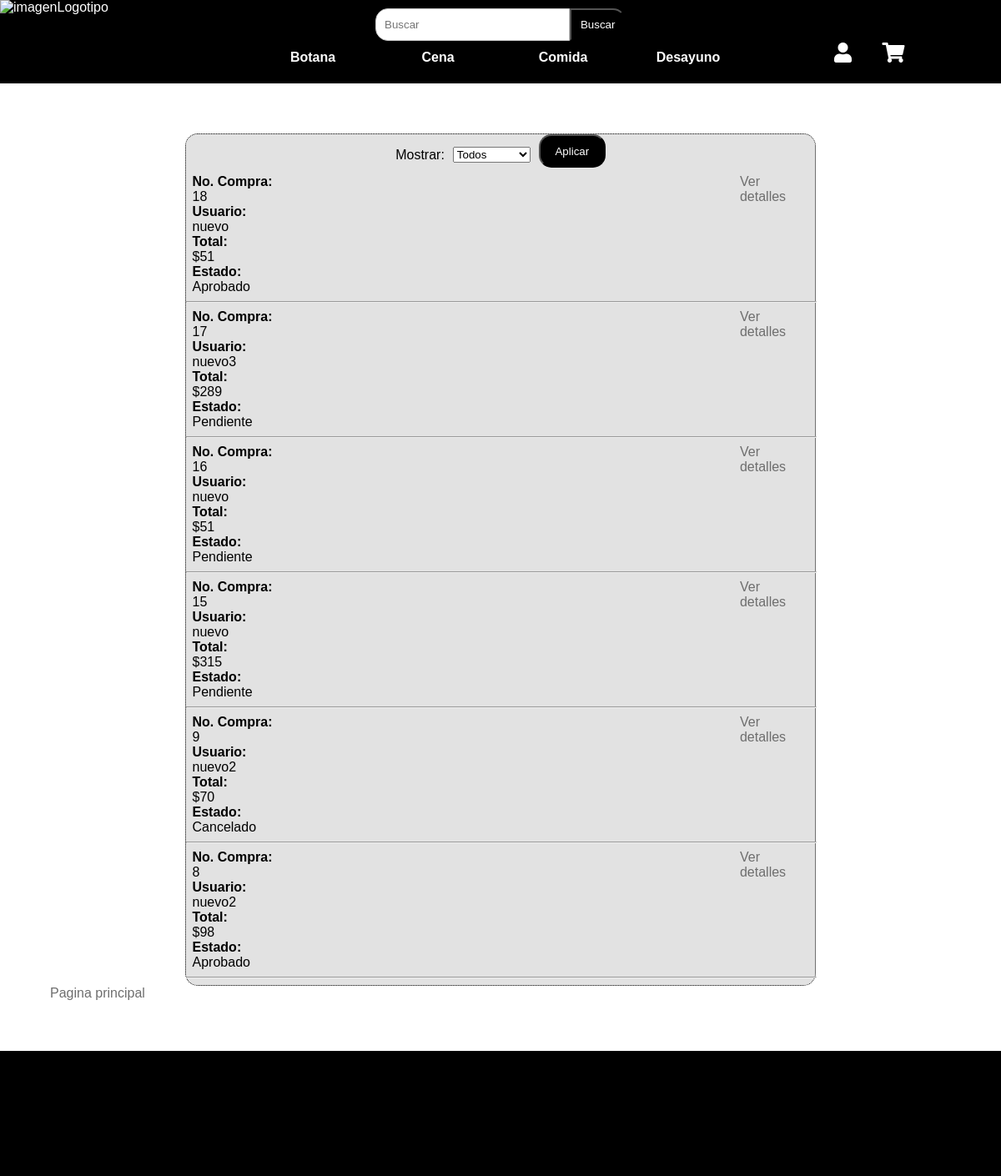
The app's page /tienda/verCompras.php (signed in) with its own data.
### tables this page shows
CREATE TABLE `tipos` (
  `tipo` varchar(15) NOT NULL COMMENT 'Desayuno, postre etc'
);

CREATE TABLE `compra` (
  `numCompra` int(11) NOT NULL COMMENT 'Clave primaria',
  `idUsuario` int(11) NOT NULL,
  `idDireccion` int(11) NOT NULL,
  `precioTotal` int(11) NOT NULL,
  `aprobado` tinyint(1) DEFAULT NULL
);

CREATE TABLE `usuarios` (
  `idUsuario` int(11) NOT NULL COMMENT 'Clave primaria',
  `contrasenia` varchar(25) NOT NULL,
  `tipo` varchar(15) NOT NULL COMMENT 'Indica el tipo de usuario',
  `nombre` varchar(20) NOT NULL,
  `apellidoPaterno` varchar(20) NOT NULL,
  `correo` varchar(30) NOT NULL,
  `telefono` varchar(12) NOT NULL,
  `usuario` varchar(20) NOT NULL
);

### tienda/verCompras.php (the view, shortened to what this page needs)
<?php
    include("funciones.php");
    $conn = conectarBD();
?>
<!DOCTYPE html>
<html lang="en">
<head>
    <?php
        relacionesEstiloBarra();
        relacionesFormulario();
        relacionesProducto();
        relacionesSeccionDL();
    ?>
</head>
<body>
<?php
    encabezado();
?>
    <div class="contenidoPagina">
        <section class='seccion'>
        <form style="display: flex; flex-flow:row; justify-content:center; height:40px; " method="get" action="verCompras.php">
            <p>Mostrar:</p>
            <select style="height:fit-content; margin:15px 10px" name="mostrar" id="mostrar">
                <option value="Todos">Todos</option>
            </select>
            <input style="margin: 0;" class="enviar" type="submit" value="Aplicar">
        </form>
        <?php
            $condicion="";
            if($_SESSION["tipo"]=="Administrador")
                $qry = "select c.numCompra, c.precioTotal, c.aprobado, u.usuario
                        from compra as c inner join usuarios as u where c.idUsuario=u.idUsuario $condicion order by c.numCompra DESC";
            else
                $qry = "select numCompra, precioTotal, aprobado from compra where idUsuario=".$_SESSION["idUsuario"]." $condicion order by numCompra DESC";
            $compras = mysqli_query($conn,$qry);
            if(mysqli_num_rows($compras)>0)
            {
                while($compra = mysqli_fetch_array($compras))
                {
                    echo"
                    <div class='datosLiga'>
                        <div class='datos'>
                            <h4>No. Compra: </h4>".$compra["numCompra"];
                        if($_SESSION["tipo"]=="Administrador")
                            echo"
                            <h4>Usuario: </h4>".$compra["usuario"];
                            echo"
                            <h4>Total: </h4>$".$compra["precioTotal"];
                        if($compra["aprobado"]==-1)
                            echo"<h4>Estado: </h4> Pendiente";
                        else
                            if($compra["aprobado"]==0)
                                echo"<h4>Estado: </h4> Cancelado";
                            else
                                echo"<h4>Estado: </h4> Aprobado";
                        echo"
                        </div>
                        <div class='ligas'>";
                            echo" <a class='liga' href='detalleCompra.php?idC=".$compra["numCompra"]."'>Ver detalles</a>";
                        echo"
                        </div>
                    </div>
                    <hr>";
                }
            }
            else
            echo "<p>Aun no hay compras</p>";
        ?>
        </section>
        <a class='liga' href="principal.php">Pagina principal</a>
    </div>
    <?php
        footer();
    ?>
</body>
</html>

### tienda/funciones.php (shortened to what this page needs)
<?php
	function encabezado()
	{
		$conn=conectarBD();
		$barra="<div id='encabezado'>
			<img id='logo' src='logo.jpeg' alt='imagenLogotipo'>
			<div id='seccionMedia'>
				<form class='formulario' method='get' action='busqueda.php' onsubmit='return validaDatos()'>
					<div class='campoB'>
						<div>
							<input class='texto' type='text' placeholder='Buscar' id='buscar' name='buscar'>
							<input class='enviar' type='submit' value='Buscar'>
						</div>
					</div>
				</form>
				<nav id='menuNav'>";
				$qry="select tipo from tipos";
				$res = mysqli_query($conn,$qry);
				if(mysqli_num_rows($res)>0)
				{
					while($reg = mysqli_fetch_array($res))
					{
						$barra=$barra."<a class='liga' href='busqueda.php?".$reg["tipo"]."=on&buscar=&b='aplicar'>".$reg["tipo"]."</a>";
					}
				}
			$barra=$barra."</nav>
			</div>
			<section id='espacioIconos'>
				<a id='cuenta' onmouseout='ocultaSM(\"subMenuC\")' onmouseover='mostrarSM(\"subMenuC\",\"cuenta\")' href='#'><i class='fas fa-user'></i></a>
				<a id='carrito' href='carrito.php'><i class='fas fa-shopping-cart'></i></a>
				<nav id='subMenuC' onmouseout='ocultaSM(\"subMenuC\")' onmouseover='mostrarSM(\"subMenuC\",\"cuenta\")'>
				";
				if(!isset($_SESSION["usuario"]))
					$barra=$barra."<a href='login.php'>Iniciar sesión</a>
								   <a href='registro.php'>Registrate</a>";
				else
				{
					$barra=$barra."<p>".$_SESSION["usuario"]."</p>
									<a href='verCompras.php'>Ver compras</a>
									<a href='configuraDatos.php'>Configuración</a>
								   <a href='logout.php'>Cerrar sesión</a>";
					if($_SESSION["tipo"]=="Administrador")
					{
						$barra=$barra."<a href='agregarProducto.php'>Agregar producto</a>";
						$barra=$barra."<a href='administrarCategorias.php'>Administrar categorias</a>";
						$barra=$barra."<a href='administrarPromociones.php'>Administrar promociones</a>";
					}
				}
				$barra = $barra . "</nav>
			</section>
		</div>
		<div id='difuminado'></div>";
		echo $barra;
	}
	?>
	<?php
	function footer()
	{
		echo"<div id='footer'></div>";
	}
	function relacionesEstiloBarra()
	{
		echo "<link href='css/all.css' rel='stylesheet'>";
		echo "<link href='elementos/formularios.css' rel='stylesheet'/>";
		echo "<link href='elementos/encabezado/encabezadoGeneral.css' rel='stylesheet'/>";
		echo "<link href='elementos/encabezado/encabezadoGrande.css' rel='stylesheet' media='screen and (min-width:981px)'/>";
		echo "<link href='elementos/encabezado/encabezadoMediano.css' rel='stylesheet' media='screen and (max-width: 980px)'/>";
	}
	function relacionesFormulario()
	{
		echo "<link href='css/all.css' rel='stylesheet'>";
		echo "<link href='elementos/formularios.css' rel='stylesheet'/>";
	}
	function relacionesSeccionDL()
	{
		echo "<link href='elementos/seccionDL.css' rel='stylesheet'/>";
	}
	function relacionesProducto()
	{
		echo "<link href='elementos/productos/productos.css' rel='stylesheet'/>";
		echo "<link href='elementos/productos/productosC.css' rel='stylesheet' media='screen and (max-width: 481px)'/>";
	}
	function conectarBD()
	{
		$c = mysqli_connect("localhost","root","","proyectotecweb");
		return $c;
	}
	?>

### tienda/css/all.css (style rules this page uses)
.fa, .fas, .far, .fal, .fad, .fab { -moz-osx-font-smoothing: grayscale; -webkit-font-smoothing: antialiased; display: inline-block; font-style: normal; font-variant: normal; text-rendering: auto; line-height: 1; }
.fa-shopping-cart:before { content: "\f07a"; }
.fa-user:before { content: "\f007"; }
.fa, .fas { font-family: 'Font Awesome 5 Free'; font-weight: 900; }

### tienda/elementos/formularios.css (style rules this page uses)
.contenidoPagina { margin:5%; font-family: poppins,sans-serif; min-height: 270px; }
.formulario { display: flex; flex-direction: column; }
.p, .campo, .liga, .campoC { width:40%; margin: 1% auto; color: rgb(110,110,110); }
.liga { text-decoration: none; }
.enviar { width:80px; margin:auto; padding:10px; border-radius:15px; background-color:black; color:white; }
.campoB { width: 50%; margin: auto; color: rgb(110,110,110); }
.campoB div { display: flex; }
.campoB .texto { box-sizing: border-box; width: 100%; padding:10px; border-radius: 15px 0px 0px 15px; border:1px solid rgb(200,200,200); }
.campoB .enviar { border-radius: 0px 15px 15px 0px; }

### tienda/elementos/encabezado/encabezadoGeneral.css (style rules this page uses)
body { margin:0px; min-height: 100vh; display: flex; flex-flow: column; }
#encabezado { font-family: poppins,sans-serif; position: absolute; width: 100%; height: 100px; z-index: 30; display: flex; justify-content: space-between; }
#logo { box-sizing: border-box; color: white; }
#seccionMedia { width: 50%; }
#seccionMedia form { margin-top: 10px; padding: auto; }
#menuNav { display: flex; flex-flow: row; justify-content: space-around; }
#menuNav .liga { text-align: center; border-radius: 5px; color: white; font-weight: bold; padding: 5px 10px; }
#espacioIconos { box-sizing: border-box; width: 200px; padding-top: 50px; }
#espacioIconos a { box-sizing: border-box; font-size: 1.5em; color: white; }
#carrito { margin-left: 16%; }
#difuminado { box-sizing: border-box; background-color: black; position: absolute; opacity: 20%; width: 100%; height: 100px; z-index: 20; }
#footer { display: block; background-color: black; width: 100%; height: 150px; margin-bottom: 0px; }

### tienda/elementos/encabezado/encabezadoGrande.css (style rules this page uses)
#encabezado { height: 100px; }
#logo { width: 200px; height: 100%; }
#seccionMedia { height: 100%; }
#espacioIconos { height: 100%; }

### tienda/elementos/productos/productos.css (style rules this page uses)
hr { width: 100%; }

### tienda/elementos/seccionDL.css (style rules this page uses)
.seccion { width: 70%; margin:auto; box-sizing: border-box; background-color:rgb(226, 226, 226); border: 1px dotted black; border-radius: 15px; }
.datosLiga { display: flex; margin: 1%; justify-content: space-between; }
.datos { width: 90%; }
.datos h4 { margin: 0px; }

### tienda/elementos/encabezado/encabezadoMediano.css (style rules this page uses)
#encabezado { height: 100px; display: flex; justify-content: space-between; }
#logo { width: 200px; height: 100px; }
#seccionMedia { position: absolute; top: 100px; justify-content: center; width:100%; height: 100%; }
#espacioIconos { display: inline-block; height: 100px; }
#difuminado { position: relative; height: 200px; opacity: 100%; }

### tienda/funciones.php (style rules this page uses)
#difuminado { opacity: 100%; position:relative; }

### records on screen
tipos: tipo "Botana"
tipos: tipo "Cena"
tipos: tipo "Comida"
tipos: tipo "Desayuno"
compra: numCompra "18", idUsuario.usuario "nuevo", precioTotal "51", shows "Estado:", aprobado "Aprobado"
compra: numCompra "17", idUsuario.usuario "nuevo3", precioTotal "289", shows "Estado:", aprobado "Pendiente"
compra: numCompra "16", idUsuario.usuario "nuevo", precioTotal "51", shows "Estado:", aprobado "Pendiente"
compra: numCompra "15", idUsuario.usuario "nuevo", precioTotal "315", shows "Estado:", aprobado "Pendiente"
compra: numCompra "9", idUsuario.usuario "nuevo2", precioTotal "70", shows "Estado:", aprobado "Cancelado"
compra: numCompra "8", idUsuario.usuario "nuevo2", precioTotal "98", shows "Estado:", aprobado "Aprobado"
